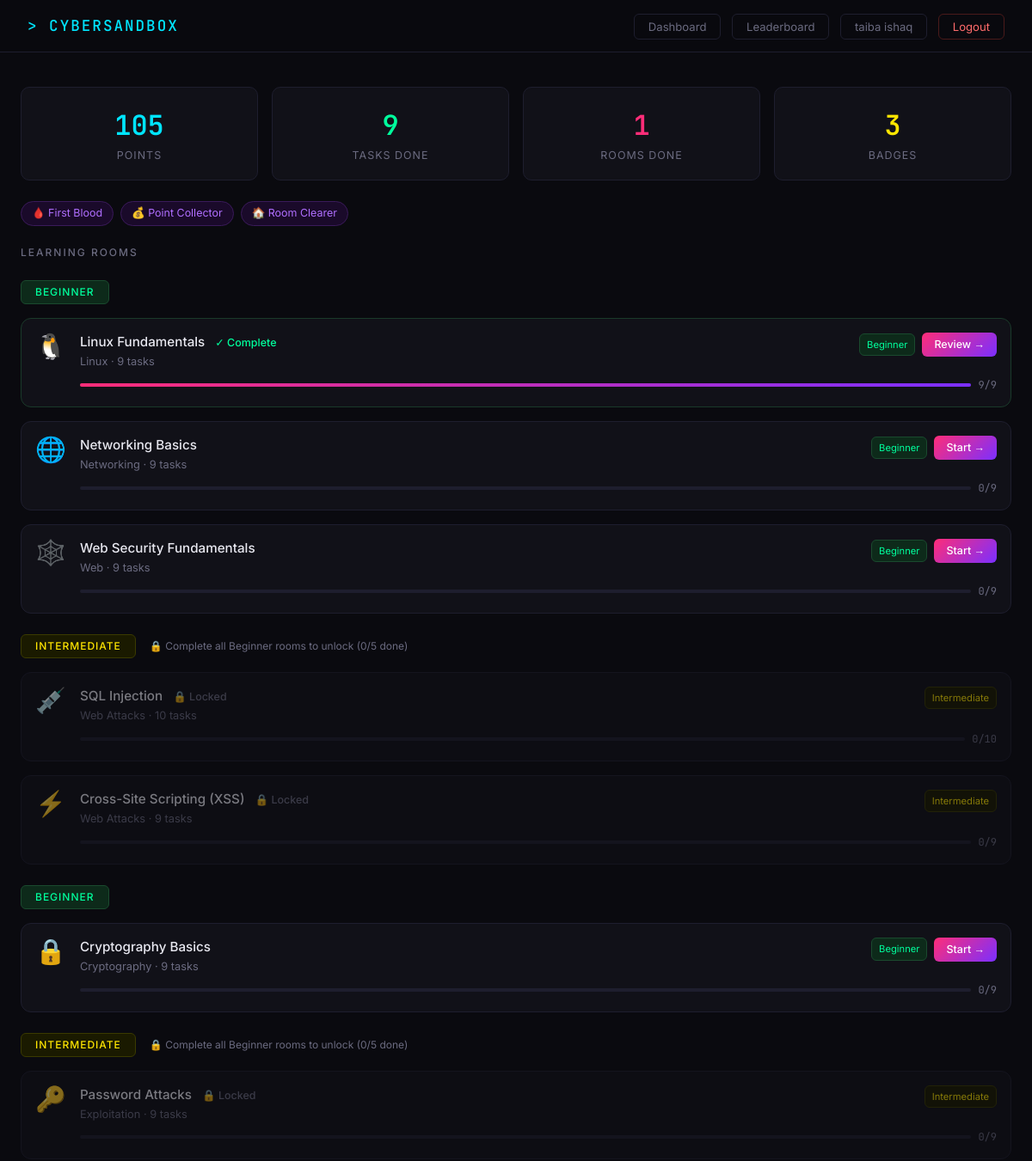
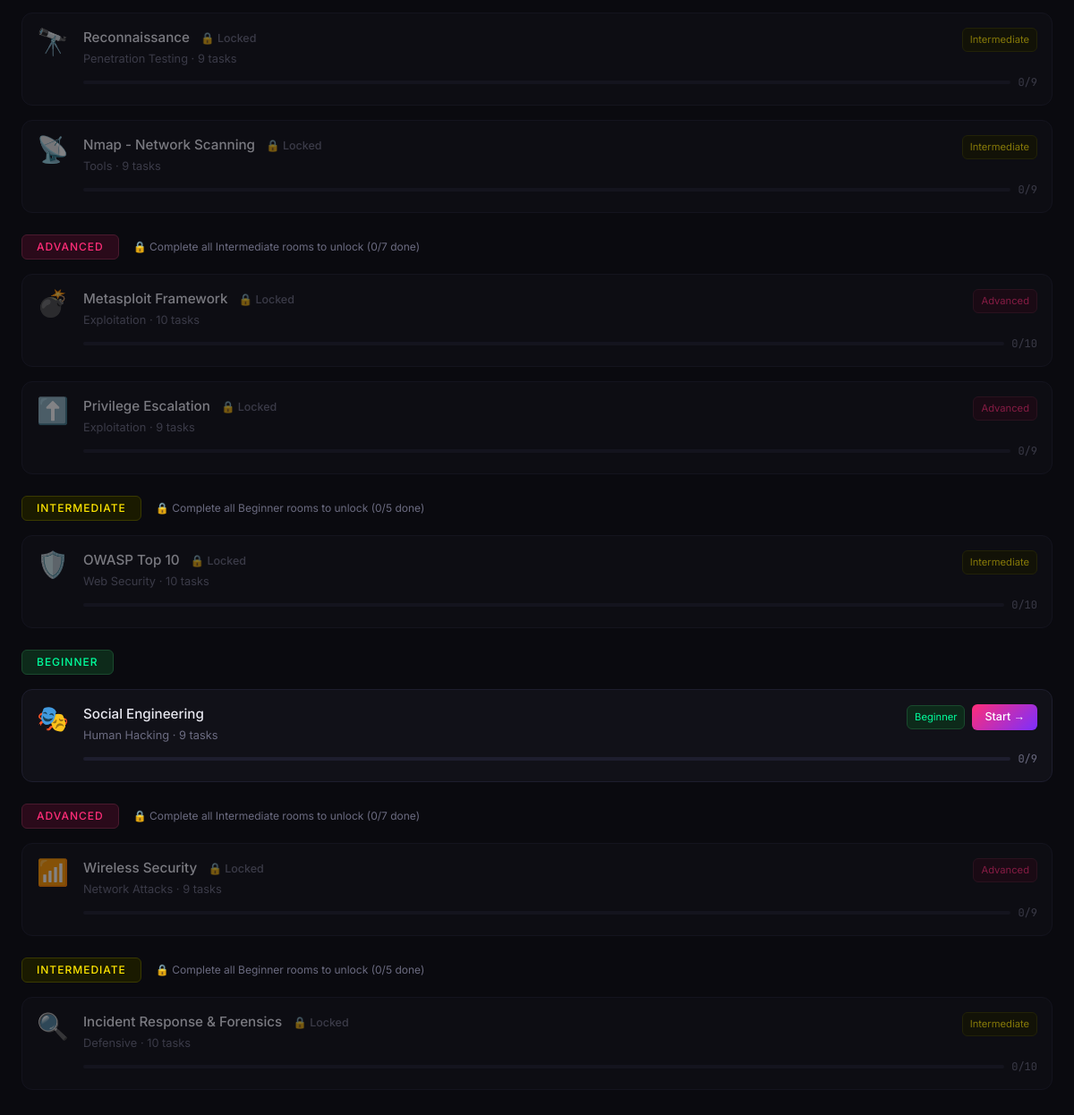
The app's page /dashboard (signed in) with its own data (2 pictures, top to bottom).
### app/models.py (models this page shows, shortened)
class User(db.Model):
    __tablename__ = 'users'
    id            = db.Column(db.Integer, primary_key=True)
    username      = db.Column(db.String(50),  unique=True, nullable=False)
    email         = db.Column(db.String(100), unique=True, nullable=False)
    password      = db.Column(db.String(200), nullable=False)
    points        = db.Column(db.Integer, default=0)
    is_admin      = db.Column(db.Boolean, default=False)
    joined_at     = db.Column(db.DateTime, default=datetime.utcnow)
    solves        = db.relationship('TaskSolve',  backref='user', lazy=True)
    attempts      = db.relationship('TaskAttempt',backref='user', lazy=True)
    user_badges   = db.relationship('UserBadge',  backref='user', lazy=True)
    room_progress = db.relationship('RoomProgress',backref='user',lazy=True)

class UserBadge(db.Model):
    __tablename__ = 'user_badges'
    id         = db.Column(db.Integer, primary_key=True)
    user_id    = db.Column(db.Integer, db.ForeignKey('users.id'),   nullable=False)
    badge_id   = db.Column(db.Integer, db.ForeignKey('badges.id'),  nullable=False)
    earned_at  = db.Column(db.DateTime, default=datetime.utcnow)

class Badge(db.Model):
    __tablename__ = 'badges'
    id                = db.Column(db.Integer, primary_key=True)
    name              = db.Column(db.String(50),  nullable=False)
    description       = db.Column(db.String(200))
    icon              = db.Column(db.String(10),  default='🏅')
    requirement_type  = db.Column(db.String(30))   # solves / points / rooms
    requirement_value = db.Column(db.Integer)
    user_badges       = db.relationship('UserBadge', backref='badge', lazy=True)

class Room(db.Model):
    __tablename__ = 'rooms'
    id          = db.Column(db.Integer, primary_key=True)
    title       = db.Column(db.String(100), nullable=False)
    description = db.Column(db.Text,        nullable=False)
    category    = db.Column(db.String(50),  default='General')
    difficulty  = db.Column(db.String(20),  default='Beginner')
    icon        = db.Column(db.String(10),  default='🔐')
    order_index = db.Column(db.Integer,     default=0)
    tasks       = db.relationship('Task', backref='room', lazy=True,
                                  order_by='Task.order_index')
    progress    = db.relationship('RoomProgress', backref='room', lazy=True)

### app/routes.py (the view)
@main.route('/dashboard')
@login_required
def dashboard():
    rooms       = Room.query.order_by(Room.order_index).all()
    solved_ids  = get_solved_task_ids(current_user.id)
    progress    = {rp.room_id: rp for rp in RoomProgress.query.filter_by(user_id=current_user.id).all()}
    user_badges = UserBadge.query.filter_by(user_id=current_user.id).all()
    return render_template('dashboard.html', rooms=rooms, solved_ids=solved_ids,
                           progress=progress, user=current_user, user_badges=user_badges)

### app/models.py (called while the page is built)
@login_manager.user_loader
def load_user(user_id):
    return User.query.get(int(user_id))

### app/routes.py (called while the page is built)
def get_solved_task_ids(user_id):
    rows = TaskSolve.query.filter_by(user_id=user_id).all()
    return {s.task_id for s in rows}

### app/templates/dashboard.html
{% extends "base.html" %}
{% block content %}
<div class="row g-3 mb-4">
  <div class="col-6 col-md-3">
    <div class="stat-card">
      <div class="stat-number" style="color:var(--cyan)">{{ user.points }}</div>
      <div class="stat-label">Points</div>
    </div>
  </div>
  <div class="col-6 col-md-3">
    <div class="stat-card">
      <div class="stat-number" style="color:var(--green)">{{ solved_ids|length }}</div>
      <div class="stat-label">Tasks Done</div>
    </div>
  </div>
  <div class="col-6 col-md-3">
    <div class="stat-card">
      <div class="stat-number" style="color:var(--pink)">{{ progress.values()|selectattr('completed')|list|length }}</div>
      <div class="stat-label">Rooms Done</div>
    </div>
  </div>
  <div class="col-6 col-md-3">
    <div class="stat-card">
      <div class="stat-number" style="color:var(--yellow)">{{ user_badges|length }}</div>
      <div class="stat-label">Badges</div>
    </div>
  </div>
</div>
{% if user_badges %}
<div class="mb-4 d-flex flex-wrap gap-2">
  {% for ub in user_badges %}
  <span style="background:#1a0a2a;border:1px solid #3a1a5a;color:#b06fff;font-size:0.78rem;padding:4px 12px;border-radius:20px">
    {{ ub.badge.icon }} {{ ub.badge.name }}
  </span>
  {% endfor %}
</div>
{% endif %}
{% set beginner_done     = progress.values()|selectattr('completed')|selectattr('room_id', 'in', rooms|selectattr('difficulty','eq','Beginner')|map(attribute='id')|list)|list|length %}
{% set all_beginner      = rooms|selectattr('difficulty','eq','Beginner')|list|length %}
{% set intermediate_done = progress.values()|selectattr('completed')|list|length %}
<h5 class="mb-1" style="color:var(--text-muted);font-size:0.75rem;text-transform:uppercase;letter-spacing:2px">Learning Rooms</h5>
{% set ns = namespace(prev_diff='') %}
{% for room in rooms %}
{% set rp        = progress.get(room.id) %}
{% set done_cnt  = rp.tasks_completed if rp else 0 %}
{% set total     = room.tasks|length %}
{% set pct       = ((done_cnt / total) * 100)|int if total > 0 else 0 %}
{% set completed = rp and rp.completed %}
{% set beginner_rooms     = rooms|selectattr('difficulty','eq','Beginner')|list %}
{% set all_beg_done       = beginner_rooms|selectattr('id','in', progress.keys()|list)|list %}
{% set beg_count     = rooms|selectattr('difficulty','eq','Beginner')|list|length %}
{% set beg_completed = progress.values()|selectattr('completed')|list|length %}
{% set int_count     = rooms|selectattr('difficulty','eq','Intermediate')|list|length %}
{% set beginner_ids  = rooms|selectattr('difficulty','eq','Beginner')|map(attribute='id')|list %}
{% set beg_done_count = 0 %}
{% for bid in beginner_ids %}{% if progress.get(bid) and progress[bid].completed %}{% set beg_done_count = beg_done_count + 1 %}{% endif %}{% endfor %}
{% set int_ids  = rooms|selectattr('difficulty','eq','Intermediate')|map(attribute='id')|list %}
{% set int_done_count = 0 %}
{% for iid in int_ids %}{% if progress.get(iid) and progress[iid].completed %}{% set int_done_count = int_done_count + 1 %}{% endif %}{% endfor %}
{% set locked = false %}
{% if room.difficulty == 'Intermediate' and beg_done_count < beg_count %}
  {% set locked = true %}
{% elif room.difficulty == 'Advanced' and int_done_count < int_count %}
  {% set locked = true %}
{% endif %}
{% if ns.prev_diff != room.difficulty %}
{% set ns.prev_diff = room.difficulty %}
<div class="d-flex align-items-center gap-3 mt-4 mb-3">
  <span class="badge-{{ room.difficulty|lower }} px-3 py-1 rounded" style="font-size:0.75rem;font-weight:500;text-transform:uppercase;letter-spacing:1px">
    {{ room.difficulty }}
  </span>
  {% if room.difficulty == 'Intermediate' %}
    <span style="font-size:0.75rem;color:var(--text-muted)">
      {% if beg_done_count < beg_count %}
        🔒 Complete all Beginner rooms to unlock ({{ beg_done_count }}/{{ beg_count }} done)
      {% else %}
        ✅ Unlocked
      {% endif %}
    </span>
  {% elif room.difficulty == 'Advanced' %}
    <span style="font-size:0.75rem;color:var(--text-muted)">
      {% if int_done_count < int_count %}
        🔒 Complete all Intermediate rooms to unlock ({{ int_done_count }}/{{ int_count }} done)
      {% else %}
        ✅ Unlocked
      {% endif %}
    </span>
  {% endif %}
</div>
{% endif %}
<div class="cs-card p-3 mb-3 {% if locked %}opacity-50{% endif %}" style="{% if not locked %}cursor:pointer{% else %}cursor:not-allowed{% endif %}{% if completed %};border-color:#1a3a2a{% endif %}">
  <div class="d-flex align-items-start gap-3">
    <div style="font-size:1.8rem;line-height:1;flex-shrink:0;margin-top:2px">{{ room.icon }}</div>
    <div class="flex-grow-1">
      <div class="d-flex justify-content-between align-items-start">
        <div>
          <div style="font-weight:500;font-size:0.95rem;margin-bottom:2px">
            {{ room.title }}
            {% if completed %}<span style="color:var(--green);font-size:0.78rem;margin-left:8px">✓ Complete</span>{% endif %}
            {% if locked %}<span style="color:var(--text-muted);font-size:0.78rem;margin-left:8px">🔒 Locked</span>{% endif %}
          </div>
          <div style="font-size:0.8rem;color:var(--text-muted)">{{ room.category }} · {{ total }} tasks</div>
        </div>
        <div class="d-flex align-items-center gap-2">
          <span class="badge-{{ room.difficulty|lower }} px-2 py-1 rounded" style="font-size:0.7rem">{{ room.difficulty }}</span>
          {% if not locked %}
            <a href="/room/{{ room.id }}" class="btn-cs" style="font-size:0.78rem;padding:5px 14px;text-decoration:none">
              {% if done_cnt > 0 and not completed %}Continue{% elif completed %}Review{% else %}Start{% endif %} →
            </a>
          {% endif %}
        </div>
      </div>
      <div class="d-flex align-items-center gap-2 mt-2">
        <div class="cs-progress flex-grow-1">
          <div class="cs-progress-fill" style="width:{{ pct }}%"></div>
        </div>
        <span style="font-size:0.75rem;color:var(--text-muted);flex-shrink:0;font-family:'JetBrains Mono',monospace">{{ done_cnt }}/{{ total }}</span>
      </div>
    </div>
  </div>
</div>
{% endfor %}
{% endblock %}

### app/templates/base.html (shortened to what this page needs)
<!DOCTYPE html>
<html>
<head>
    <link rel="stylesheet" href="https://cdn.jsdelivr.net/npm/bootstrap@5.3.0/dist/css/bootstrap.min.css">
</head>
<body>
<nav class="navbar d-flex justify-content-between align-items-center">
    <a class="navbar-brand" href="/">&gt; CYBERSANDBOX</a>
    <div>
        {% if current_user.is_authenticated %}
            <a href="/dashboard"   class="nav-btn">Dashboard</a>
            <a href="/leaderboard" class="nav-btn">Leaderboard</a>
            <a href="/profile"     class="nav-btn">{{ current_user.username }}</a>
            <a href="/logout"      class="nav-btn" style="color:#ff6b6b;border-color:#4a1a1a">Logout</a>
        {% else %}
            <a href="/login"    class="nav-btn">Login</a>
            <a href="/register" class="nav-btn nav-btn-primary">Join Free</a>
        {% endif %}
    </div>
</nav>
<div class="container-fluid px-4 py-4" style="max-width:1300px">
    {% block content %}{% endblock %}
</div>
</body>
</html>

### app/templates/base.html (style rules this page uses)
:root { --bg-main: #0a0a0f; --bg-card: #111118; --bg-card2: #16161f; --pink: #ff2d78; --purple: #7b2fff; --cyan: #00e5ff; --green: #00ff9d; --yellow: #ffe600; --text: #e8e8f0; --text-muted: #6b6b80; --border: #1e1e2e; }
* { font-family: 'Inter', sans-serif; }
body { background: var(--bg-main); color: var(--text); min-height: 100vh; }
.navbar { background: rgba(10,10,15,0.95); border-bottom: 1px solid var(--border); backdrop-filter: blur(12px); padding: 0.75rem 2rem; }
.navbar-brand { font-family: 'JetBrains Mono', monospace; font-weight: 500; font-size: 1.1rem; color: var(--cyan) !important; letter-spacing: 2px; }
.nav-btn { background: transparent; border: 1px solid var(--border); color: var(--text-muted); padding: 6px 16px; border-radius: 6px; font-size: 0.82rem; text-decoration: none; transition: all 0.2s; margin-left: 8px; }
.cs-card { background: var(--bg-card); border: 1px solid var(--border); border-radius: 12px; transition: border-color 0.2s, transform 0.2s; }
.btn-cs { background: linear-gradient(135deg, var(--pink), var(--purple)); border: none; color: #fff; border-radius: 6px; font-size: 0.82rem; font-weight: 500; padding: 7px 18px; transition: opacity 0.2s; }
.badge-beginner { background: #0d2a1a; color: var(--green); border: 1px solid #1a4a2e; }
.badge-intermediate { background: #1a1a00; color: var(--yellow); border: 1px solid #3a3a00; }
.badge-advanced { background: #2a0a1a; color: var(--pink); border: 1px solid #4a1a2e; }
.cs-progress { background: #1e1e2e; border-radius: 99px; height: 4px; }
.cs-progress-fill { background: linear-gradient(90deg, var(--pink), var(--purple)); border-radius: 99px; height: 4px; transition: width 0.5s; }
.stat-card { background: var(--bg-card); border: 1px solid var(--border); border-radius: 10px; padding: 1.2rem; text-align: center; }
.stat-number { font-size: 2rem; font-weight: 600; font-family: 'JetBrains Mono', monospace; }
.stat-label { font-size: 0.78rem; color: var(--text-muted); text-transform: uppercase; letter-spacing: 1px; margin-top: 2px; }

### records on screen
User: username "taiba ishaq", points "105"
UserBadge: badge.icon "🩸", badge.name "First Blood"
UserBadge: badge.icon "💰", badge.name "Point Collector"
UserBadge: badge.icon "🏠", badge.name "Room Clearer"
Room: difficulty "BEGINNER", icon "🐧", title "Linux Fundamentals", shows "✓ Complete", category "Linux", total "9", difficulty "Beginner", shows "Review", {{ pct }} 100 (drawn), done_cnt "9"
Room: icon "🌐", title "Networking Basics", category "Networking", total "9", difficulty "Beginner", shows "Start", done_cnt "0"
Room: icon "🕸️", title "Web Security Fundamentals", category "Web", total "9", difficulty "Beginner", shows "Start", done_cnt "0"
Room: difficulty "INTERMEDIATE", beg_done_count "0", beg_count "5", icon "💉", title "SQL Injection", shows "🔒 Locked", category "Web Attacks", total "10", difficulty "Intermediate", done_cnt "0"
Room: icon "⚡", title "Cross-Site Scripting (XSS)", shows "🔒 Locked", category "Web Attacks", total "9", difficulty "Intermediate", done_cnt "0"
Room: difficulty "BEGINNER", icon "🔒", title "Cryptography Basics", category "Cryptography", total "9", difficulty "Beginner", shows "Start", done_cnt "0"
Room: difficulty "INTERMEDIATE", beg_done_count "0", beg_count "5", icon "🔑", title "Password Attacks", shows "🔒 Locked", category "Exploitation", total "9", difficulty "Intermediate", done_cnt "0"
Room: icon "🔭", title "Reconnaissance", shows "🔒 Locked", category "Penetration Testing", total "9", difficulty "Intermediate", done_cnt "0"
Room: icon "📡", title "Nmap - Network Scanning", shows "🔒 Locked", category "Tools", total "9", difficulty "Intermediate", done_cnt "0"
Room: difficulty "ADVANCED", int_done_count "0", int_count "7", icon "💣", title "Metasploit Framework", shows "🔒 Locked", category "Exploitation", total "10", difficulty "Advanced", done_cnt "0"
Room: icon "⬆️", title "Privilege Escalation", shows "🔒 Locked", category "Exploitation", total "9", difficulty "Advanced", done_cnt "0"
Room: difficulty "INTERMEDIATE", beg_done_count "0", beg_count "5", icon "🛡️", title "OWASP Top 10", shows "🔒 Locked", category "Web Security", total "10", difficulty "Intermediate", done_cnt "0"
Room: difficulty "BEGINNER", icon "🎭", title "Social Engineering", category "Human Hacking", total "9", difficulty "Beginner", shows "Start", done_cnt "0"
Room: difficulty "ADVANCED", int_done_count "0", int_count "7", icon "📶", title "Wireless Security", shows "🔒 Locked", category "Network Attacks", total "9", difficulty "Advanced", done_cnt "0"
Room: difficulty "INTERMEDIATE", beg_done_count "0", beg_count "5", icon "🔍", title "Incident Response & Forensics", shows "🔒 Locked", category "Defensive", total "10", difficulty "Intermediate", done_cnt "0"

### other values on screen
{{ solved_ids|length }} "9"
{{ progress.values()|selectattr('completed')|list|length }} "1"
{{ user_badges|length }} "3"
